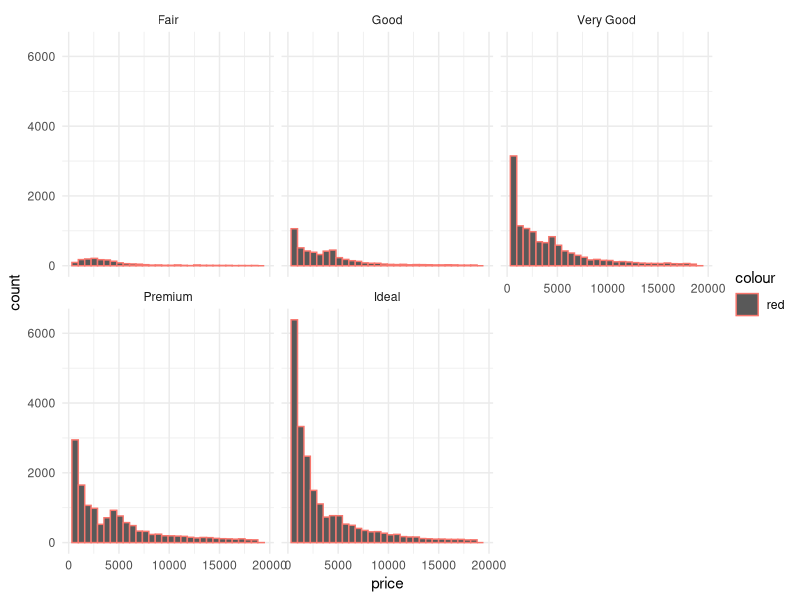
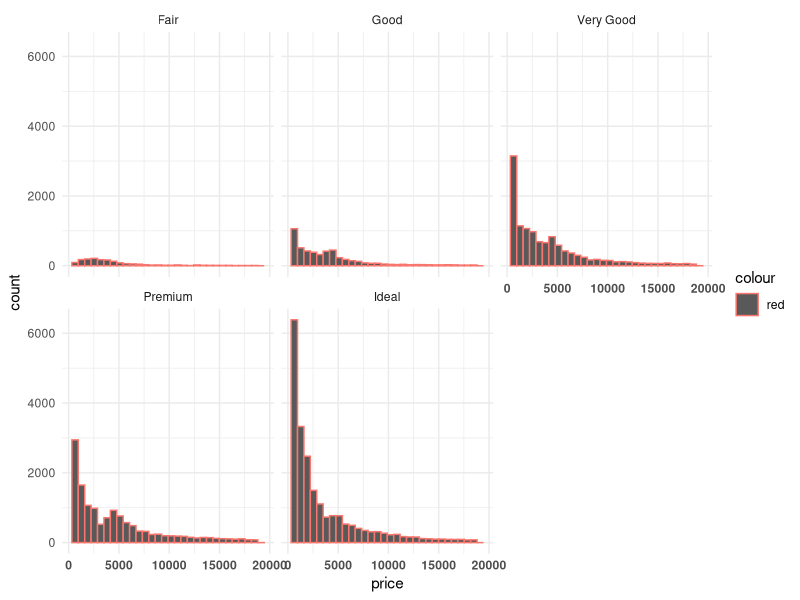

Recreate these plots in R, in order.
## ---- chunk 1
library(tidyverse)
diamonds
## ---- chunk 2
diamonds %>%
  ggplot(aes(x = price, col = "red")) +
  geom_histogram() +
  facet_wrap(vars(cut)) +
  theme_minimal()
## ---- chunk 3
diamonds %>%
  ggplot(aes(x = price, col = "red")) +
  geom_histogram() +
  facet_wrap(vars(cut)) +
  theme_minimal() +
  theme(axis.text.x = element_text(face = "bold")) +
  theme(rect = element_rect(fill = "blue")) # still cant see to get this to work and idk why i give up
